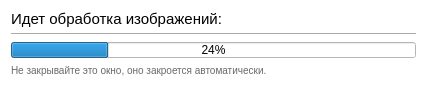
<?xml version="1.0" encoding="UTF-8"?>
<ui version="4.0">
 <class>ProccesBar</class>
 <widget class="QWidget" name="ProccesBar">
  <property name="enabled">
   <bool>true</bool>
  </property>
  <property name="geometry">
   <rect>
    <x>0</x>
    <y>0</y>
    <width>427</width>
    <height>88</height>
   </rect>
  </property>
  <property name="sizePolicy">
   <sizepolicy hsizetype="Fixed" vsizetype="Fixed">
    <horstretch>0</horstretch>
    <verstretch>0</verstretch>
   </sizepolicy>
  </property>
  <property name="minimumSize">
   <size>
    <width>427</width>
    <height>88</height>
   </size>
  </property>
  <property name="maximumSize">
   <size>
    <width>427</width>
    <height>88</height>
   </size>
  </property>
  <property name="mouseTracking">
   <bool>false</bool>
  </property>
  <property name="windowTitle">
   <string>Обработка</string>
  </property>
  <property name="styleSheet">
   <string notr="true">background-color: rgb(255, 255, 255);</string>
  </property>
  <layout class="QHBoxLayout" name="horizontalLayout">
   <item>
    <layout class="QVBoxLayout" name="verticalLayout">
     <item>
      <widget class="QLabel" name="label">
       <property name="enabled">
        <bool>true</bool>
       </property>
       <property name="styleSheet">
        <string notr="true">font-size: 15px;</string>
       </property>
       <property name="text">
        <string>Идет обработка изображений:</string>
       </property>
      </widget>
     </item>
     <item>
      <widget class="Line" name="line">
       <property name="orientation">
        <enum>Qt::Horizontal</enum>
       </property>
      </widget>
     </item>
     <item>
      <widget class="QProgressBar" name="progress_bar">
       <property name="value">
        <number>24</number>
       </property>
      </widget>
     </item>
     <item>
      <widget class="QLabel" name="label_2">
       <property name="styleSheet">
        <string notr="true">color: rgba(0, 0, 0, 150);
font-size: 10px;</string>
       </property>
       <property name="text">
        <string>Не закрывайте это окно, оно закроется автоматически.</string>
       </property>
      </widget>
     </item>
    </layout>
   </item>
  </layout>
 </widget>
 <resources/>
 <connections/>
</ui>
